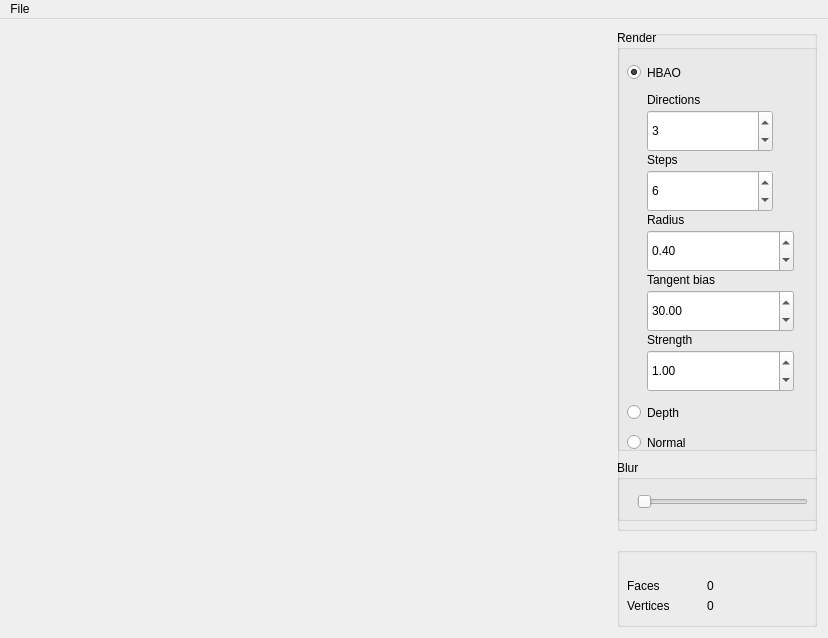
<?xml version="1.0" encoding="UTF-8"?>
<ui version="4.0">
 <class>MainWindow</class>
 <widget class="QMainWindow" name="MainWindow">
  <property name="geometry">
   <rect>
    <x>0</x>
    <y>0</y>
    <width>828</width>
    <height>638</height>
   </rect>
  </property>
  <property name="minimumSize">
   <size>
    <width>827</width>
    <height>618</height>
   </size>
  </property>
  <property name="baseSize">
   <size>
    <width>600</width>
    <height>600</height>
   </size>
  </property>
  <property name="windowTitle">
   <string>MainWindow</string>
  </property>
  <widget class="QWidget" name="Widget">
   <property name="minimumSize">
    <size>
     <width>827</width>
     <height>0</height>
    </size>
   </property>
   <property name="baseSize">
    <size>
     <width>600</width>
     <height>600</height>
    </size>
   </property>
   <layout class="QHBoxLayout" name="horizontalLayout">
    <item>
     <widget class="GLWidget" name="glwidget" native="true">
      <property name="minimumSize">
       <size>
        <width>600</width>
        <height>600</height>
       </size>
      </property>
      <property name="maximumSize">
       <size>
        <width>16777215</width>
        <height>16777215</height>
       </size>
      </property>
      <property name="baseSize">
       <size>
        <width>600</width>
        <height>600</height>
       </size>
      </property>
     </widget>
    </item>
    <item>
     <layout class="QVBoxLayout" name="Configuration">
      <item>
       <widget class="QGroupBox" name="TreeOptions">
        <property name="minimumSize">
         <size>
          <width>200</width>
          <height>0</height>
         </size>
        </property>
        <property name="maximumSize">
         <size>
          <width>200</width>
          <height>16777215</height>
         </size>
        </property>
        <property name="title">
         <string/>
        </property>
        <widget class="QGroupBox" name="groupBox_ao">
         <property name="geometry">
          <rect>
           <x>0</x>
           <y>0</y>
           <width>211</width>
           <height>421</height>
          </rect>
         </property>
         <property name="title">
          <string>Render</string>
         </property>
         <widget class="QRadioButton" name="radioButton_hbao">
          <property name="geometry">
           <rect>
            <x>10</x>
            <y>30</y>
            <width>113</width>
            <height>25</height>
           </rect>
          </property>
          <property name="text">
           <string>HBAO</string>
          </property>
          <property name="checked">
           <bool>true</bool>
          </property>
         </widget>
         <widget class="QRadioButton" name="radioButton_ao2">
          <property name="geometry">
           <rect>
            <x>10</x>
            <y>370</y>
            <width>151</width>
            <height>25</height>
           </rect>
          </property>
          <property name="text">
           <string>Depth</string>
          </property>
         </widget>
         <widget class="QLabel" name="label">
          <property name="geometry">
           <rect>
            <x>30</x>
            <y>60</y>
            <width>131</width>
            <height>19</height>
           </rect>
          </property>
          <property name="text">
           <string>Directions</string>
          </property>
         </widget>
         <widget class="QLabel" name="label_2">
          <property name="geometry">
           <rect>
            <x>30</x>
            <y>120</y>
            <width>66</width>
            <height>19</height>
           </rect>
          </property>
          <property name="text">
           <string>Steps</string>
          </property>
         </widget>
         <widget class="QLabel" name="label_3">
          <property name="geometry">
           <rect>
            <x>30</x>
            <y>180</y>
            <width>66</width>
            <height>19</height>
           </rect>
          </property>
          <property name="text">
           <string>Radius</string>
          </property>
         </widget>
         <widget class="QSpinBox" name="spinBox_directions">
          <property name="geometry">
           <rect>
            <x>30</x>
            <y>80</y>
            <width>126</width>
            <height>42</height>
           </rect>
          </property>
          <property name="value">
           <number>3</number>
          </property>
         </widget>
         <widget class="QSpinBox" name="spinBox_steps">
          <property name="geometry">
           <rect>
            <x>30</x>
            <y>140</y>
            <width>126</width>
            <height>42</height>
           </rect>
          </property>
          <property name="value">
           <number>6</number>
          </property>
         </widget>
         <widget class="QDoubleSpinBox" name="doubleSpinBox_radius">
          <property name="geometry">
           <rect>
            <x>30</x>
            <y>200</y>
            <width>147</width>
            <height>42</height>
           </rect>
          </property>
          <property name="singleStep">
           <double>0.100000000000000</double>
          </property>
          <property name="value">
           <double>0.400000000000000</double>
          </property>
         </widget>
         <widget class="QDoubleSpinBox" name="doubleSpinBox_bias">
          <property name="geometry">
           <rect>
            <x>30</x>
            <y>260</y>
            <width>147</width>
            <height>42</height>
           </rect>
          </property>
          <property name="singleStep">
           <double>5.000000000000000</double>
          </property>
          <property name="value">
           <double>30.000000000000000</double>
          </property>
         </widget>
         <widget class="QLabel" name="label_5">
          <property name="geometry">
           <rect>
            <x>30</x>
            <y>240</y>
            <width>101</width>
            <height>19</height>
           </rect>
          </property>
          <property name="text">
           <string>Tangent bias</string>
          </property>
         </widget>
         <widget class="QDoubleSpinBox" name="doubleSpinBox_strength">
          <property name="geometry">
           <rect>
            <x>30</x>
            <y>320</y>
            <width>147</width>
            <height>42</height>
           </rect>
          </property>
          <property name="singleStep">
           <double>0.100000000000000</double>
          </property>
          <property name="value">
           <double>1.000000000000000</double>
          </property>
         </widget>
         <widget class="QLabel" name="label_4">
          <property name="geometry">
           <rect>
            <x>30</x>
            <y>300</y>
            <width>66</width>
            <height>19</height>
           </rect>
          </property>
          <property name="text">
           <string>Strength</string>
          </property>
         </widget>
         <widget class="QRadioButton" name="radioButton_ao2_2">
          <property name="geometry">
           <rect>
            <x>10</x>
            <y>400</y>
            <width>151</width>
            <height>25</height>
           </rect>
          </property>
          <property name="text">
           <string>Normal</string>
          </property>
         </widget>
        </widget>
        <widget class="QGroupBox" name="groupBox">
         <property name="geometry">
          <rect>
           <x>0</x>
           <y>430</y>
           <width>211</width>
           <height>61</height>
          </rect>
         </property>
         <property name="title">
          <string>Blur</string>
         </property>
         <widget class="QSlider" name="horizontalSlider_blur">
          <property name="geometry">
           <rect>
            <x>20</x>
            <y>30</y>
            <width>171</width>
            <height>24</height>
           </rect>
          </property>
          <property name="minimum">
           <number>0</number>
          </property>
          <property name="maximum">
           <number>50</number>
          </property>
          <property name="value">
           <number>0</number>
          </property>
          <property name="orientation">
           <enum>Qt::Horizontal</enum>
          </property>
         </widget>
        </widget>
       </widget>
      </item>
      <item>
       <spacer name="Spacer">
        <property name="orientation">
         <enum>Qt::Vertical</enum>
        </property>
        <property name="sizeType">
         <enum>QSizePolicy::Maximum</enum>
        </property>
        <property name="sizeHint" stdset="0">
         <size>
          <width>50</width>
          <height>10</height>
         </size>
        </property>
       </spacer>
      </item>
      <item>
       <widget class="QGroupBox" name="RenderOptions">
        <property name="sizePolicy">
         <sizepolicy hsizetype="Minimum" vsizetype="Minimum">
          <horstretch>0</horstretch>
          <verstretch>0</verstretch>
         </sizepolicy>
        </property>
        <property name="maximumSize">
         <size>
          <width>200</width>
          <height>80</height>
         </size>
        </property>
        <property name="baseSize">
         <size>
          <width>0</width>
          <height>100</height>
         </size>
        </property>
        <property name="title">
         <string/>
        </property>
        <widget class="QLabel" name="Label_NumFaces">
         <property name="geometry">
          <rect>
           <x>90</x>
           <y>30</y>
           <width>91</width>
           <height>17</height>
          </rect>
         </property>
         <property name="text">
          <string>0</string>
         </property>
        </widget>
        <widget class="QLabel" name="Label_Faces">
         <property name="geometry">
          <rect>
           <x>10</x>
           <y>30</y>
           <width>67</width>
           <height>17</height>
          </rect>
         </property>
         <property name="text">
          <string>Faces</string>
         </property>
        </widget>
        <widget class="QLabel" name="Label_Vertices">
         <property name="geometry">
          <rect>
           <x>10</x>
           <y>50</y>
           <width>67</width>
           <height>17</height>
          </rect>
         </property>
         <property name="text">
          <string>Vertices</string>
         </property>
        </widget>
        <widget class="QLabel" name="Label_NumVertices">
         <property name="geometry">
          <rect>
           <x>90</x>
           <y>50</y>
           <width>91</width>
           <height>17</height>
          </rect>
         </property>
         <property name="text">
          <string>0</string>
         </property>
        </widget>
       </widget>
      </item>
     </layout>
    </item>
   </layout>
  </widget>
  <widget class="QMenuBar" name="menuBar">
   <property name="geometry">
    <rect>
     <x>0</x>
     <y>0</y>
     <width>828</width>
     <height>29</height>
    </rect>
   </property>
   <widget class="QMenu" name="menuFile">
    <property name="title">
     <string>File</string>
    </property>
    <addaction name="actionQuit"/>
    <addaction name="actionLoad"/>
    <addaction name="actionLoad_Specular"/>
    <addaction name="actionLoad_Diffuse"/>
   </widget>
   <addaction name="menuFile"/>
  </widget>
  <action name="actionQuit">
   <property name="text">
    <string>Quit</string>
   </property>
  </action>
  <action name="actionLoad">
   <property name="text">
    <string>Load</string>
   </property>
  </action>
  <action name="actionLoad_Specular">
   <property name="text">
    <string>Load Specular</string>
   </property>
  </action>
  <action name="actionLoad_Diffuse">
   <property name="text">
    <string>Load Diffuse</string>
   </property>
  </action>
 </widget>
 <layoutdefault spacing="6" margin="11"/>
 <customwidgets>
  <customwidget>
   <class>GLWidget</class>
   <extends>QWidget</extends>
   <header>glwidget.h</header>
   <container>1</container>
   <slots>
    <signal>SetFaces(QString)</signal>
    <signal>SetVertices(QString)</signal>
    <signal>SetFramerate(QString)</signal>
    <slot>set_hbao(bool)</slot>
    <slot>set_normal(bool)</slot>
    <slot>set_blur(int)</slot>
    <slot>set_hbao_directions(int)</slot>
    <slot>set_hbao_steps(int)</slot>
    <slot>set_hbao_radius(double)</slot>
    <slot>set_hbao_t_bias(double)</slot>
    <slot>set_hbao_strength(double)</slot>
    <slot>set_depth(bool)</slot>
   </slots>
  </customwidget>
 </customwidgets>
 <tabstops>
  <tabstop>radioButton_hbao</tabstop>
  <tabstop>spinBox_directions</tabstop>
  <tabstop>spinBox_steps</tabstop>
  <tabstop>doubleSpinBox_radius</tabstop>
  <tabstop>doubleSpinBox_bias</tabstop>
  <tabstop>radioButton_ao2</tabstop>
  <tabstop>horizontalSlider_blur</tabstop>
 </tabstops>
 <resources/>
 <connections>
  <connection>
   <sender>glwidget</sender>
   <signal>SetFaces(QString)</signal>
   <receiver>Label_NumFaces</receiver>
   <slot>setText(QString)</slot>
   <hints>
    <hint type="sourcelabel">
     <x>569</x>
     <y>566</y>
    </hint>
    <hint type="destinationlabel">
     <x>793</x>
     <y>577</y>
    </hint>
   </hints>
  </connection>
  <connection>
   <sender>glwidget</sender>
   <signal>SetVertices(QString)</signal>
   <receiver>Label_NumVertices</receiver>
   <slot>setText(QString)</slot>
   <hints>
    <hint type="sourcelabel">
     <x>593</x>
     <y>587</y>
    </hint>
    <hint type="destinationlabel">
     <x>793</x>
     <y>597</y>
    </hint>
   </hints>
  </connection>
  <connection>
   <sender>horizontalSlider_blur</sender>
   <signal>valueChanged(int)</signal>
   <receiver>glwidget</receiver>
   <slot>set_blur(int)</slot>
   <hints>
    <hint type="sourcelabel">
     <x>803</x>
     <y>496</y>
    </hint>
    <hint type="destinationlabel">
     <x>569</x>
     <y>291</y>
    </hint>
   </hints>
  </connection>
  <connection>
   <sender>spinBox_directions</sender>
   <signal>valueChanged(int)</signal>
   <receiver>glwidget</receiver>
   <slot>set_hbao_directions(int)</slot>
   <hints>
    <hint type="sourcelabel">
     <x>675</x>
     <y>131</y>
    </hint>
    <hint type="destinationlabel">
     <x>561</x>
     <y>165</y>
    </hint>
   </hints>
  </connection>
  <connection>
   <sender>spinBox_steps</sender>
   <signal>valueChanged(int)</signal>
   <receiver>glwidget</receiver>
   <slot>set_hbao_steps(int)</slot>
   <hints>
    <hint type="sourcelabel">
     <x>664</x>
     <y>203</y>
    </hint>
    <hint type="destinationlabel">
     <x>527</x>
     <y>198</y>
    </hint>
   </hints>
  </connection>
  <connection>
   <sender>doubleSpinBox_radius</sender>
   <signal>valueChanged(double)</signal>
   <receiver>glwidget</receiver>
   <slot>set_hbao_radius(double)</slot>
   <hints>
    <hint type="sourcelabel">
     <x>662</x>
     <y>252</y>
    </hint>
    <hint type="destinationlabel">
     <x>509</x>
     <y>250</y>
    </hint>
   </hints>
  </connection>
  <connection>
   <sender>doubleSpinBox_bias</sender>
   <signal>valueChanged(double)</signal>
   <receiver>glwidget</receiver>
   <slot>set_hbao_t_bias(double)</slot>
   <hints>
    <hint type="sourcelabel">
     <x>673</x>
     <y>310</y>
    </hint>
    <hint type="destinationlabel">
     <x>570</x>
     <y>325</y>
    </hint>
   </hints>
  </connection>
  <connection>
   <sender>doubleSpinBox_strength</sender>
   <signal>valueChanged(double)</signal>
   <receiver>glwidget</receiver>
   <slot>set_hbao_strength(double)</slot>
   <hints>
    <hint type="sourcelabel">
     <x>671</x>
     <y>376</y>
    </hint>
    <hint type="destinationlabel">
     <x>586</x>
     <y>381</y>
    </hint>
   </hints>
  </connection>
  <connection>
   <sender>radioButton_hbao</sender>
   <signal>toggled(bool)</signal>
   <receiver>glwidget</receiver>
   <slot>set_hbao(bool)</slot>
   <hints>
    <hint type="sourcelabel">
     <x>657</x>
     <y>79</y>
    </hint>
    <hint type="destinationlabel">
     <x>503</x>
     <y>135</y>
    </hint>
   </hints>
  </connection>
  <connection>
   <sender>radioButton_hbao</sender>
   <signal>toggled(bool)</signal>
   <receiver>glwidget</receiver>
   <slot>set_hbao(bool)</slot>
   <hints>
    <hint type="sourcelabel">
     <x>635</x>
     <y>80</y>
    </hint>
    <hint type="destinationlabel">
     <x>565</x>
     <y>62</y>
    </hint>
   </hints>
  </connection>
  <connection>
   <sender>radioButton_ao2</sender>
   <signal>toggled(bool)</signal>
   <receiver>glwidget</receiver>
   <slot>set_depth(bool)</slot>
   <hints>
    <hint type="sourcelabel">
     <x>717</x>
     <y>419</y>
    </hint>
    <hint type="destinationlabel">
     <x>561</x>
     <y>446</y>
    </hint>
   </hints>
  </connection>
  <connection>
   <sender>radioButton_ao2_2</sender>
   <signal>toggled(bool)</signal>
   <receiver>glwidget</receiver>
   <slot>set_normal(bool)</slot>
   <hints>
    <hint type="sourcelabel">
     <x>661</x>
     <y>453</y>
    </hint>
    <hint type="destinationlabel">
     <x>598</x>
     <y>472</y>
    </hint>
   </hints>
  </connection>
 </connections>
 <slots>
  <signal>updated_plane(double,double,double,double,bool)</signal>
  <slot>toggle_transfer_function_dialog()</slot>
 </slots>
</ui>
